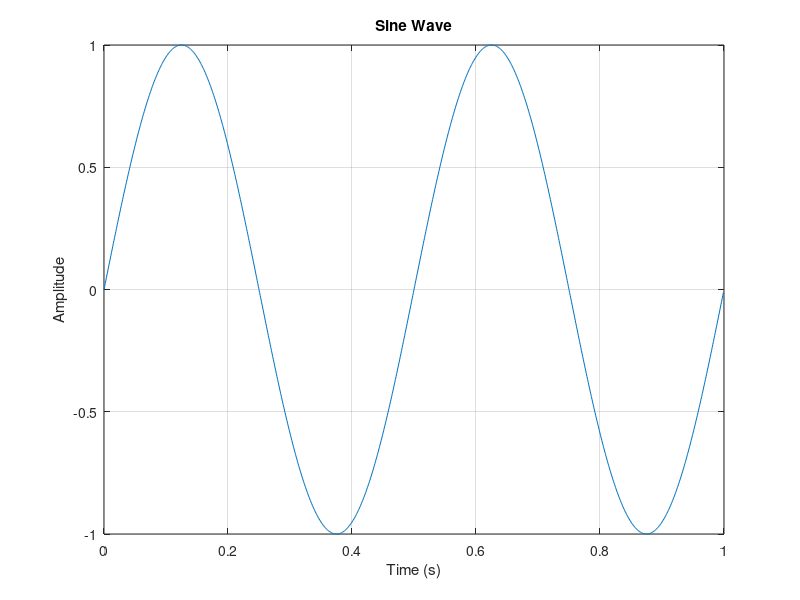

This figure's MATLAB source:
% Define the parameters
amplitude = 1;
frequency = 2;  % in Hz
duration = 1;  % in seconds
sampling_rate = 1000;  % in samples per second

% Generate the time vector
t = 0:1/sampling_rate:duration-1/sampling_rate;

% Generate the sine wave
sin_wave = amplitude * sin(2 * pi * frequency * t);

% Plot the sine wave
plot(t, sin_wave);
xlabel('Time (s)');
ylabel('Amplitude');
title('Sine Wave');
grid on;

